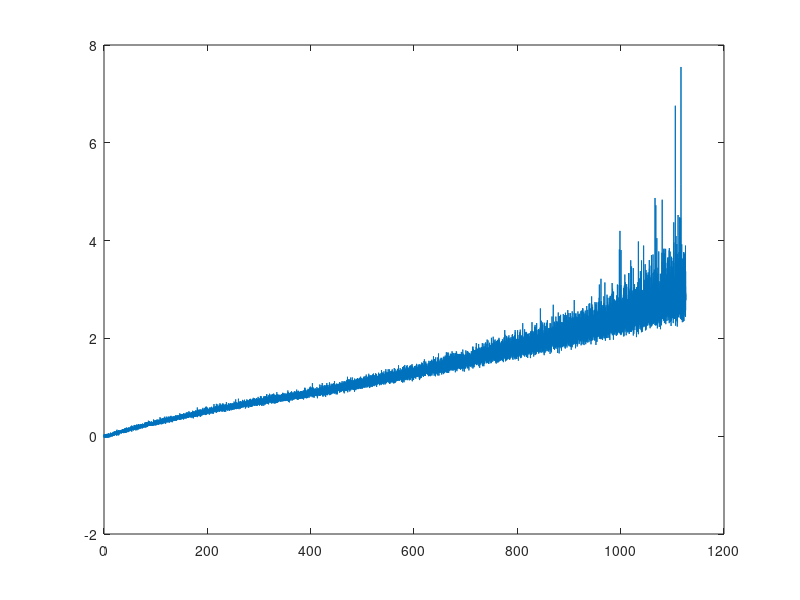
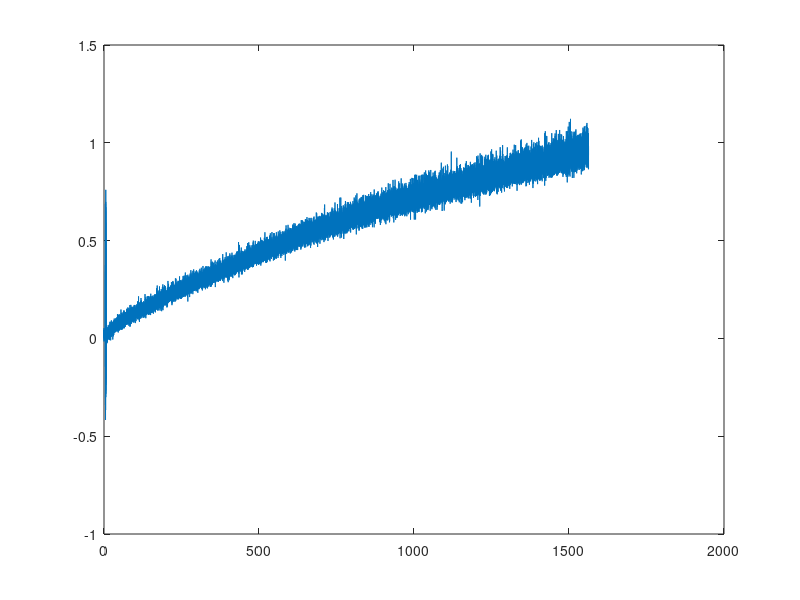

Here is the MATLAB script that generated these plots, in order:
clear
clc
close all

%% Read in data
forced = importdata('Sphere_Forced_edit.txt');
natural = importdata('Sphere_Natural_edit.txt');

%% Constants
rho = 7930;
cp = 500;
d = 38.1/1000;
As = pi/4*d^2;
V = 4/3*pi*(d/2)^3;

%% Regression
lfor = length(forced(:,1));
lnat = length(natural(:,1));
tof = forced(1,2);
ton = natural(1,2);
tinf = 20;

ln_for = log((tof-tinf)./(forced(:,2)-tinf));
ln_nat = log((ton-tinf)./(natural(:,2)-tinf));
t_for = forced(:,1);
t_nat = natural(:,1);

figure
plot(t_for,ln_for)
figure
plot(t_nat,ln_nat)

reg_for = polyfit(ln_for,t_for,1);
reg_nat = polyfit(ln_nat,t_nat,1);

%% h calc
h_forced = (rho*V*cp)/(abs(reg_for(1))*As);
h_natural = (rho*V*cp)/(abs(reg_nat(1))*As);


